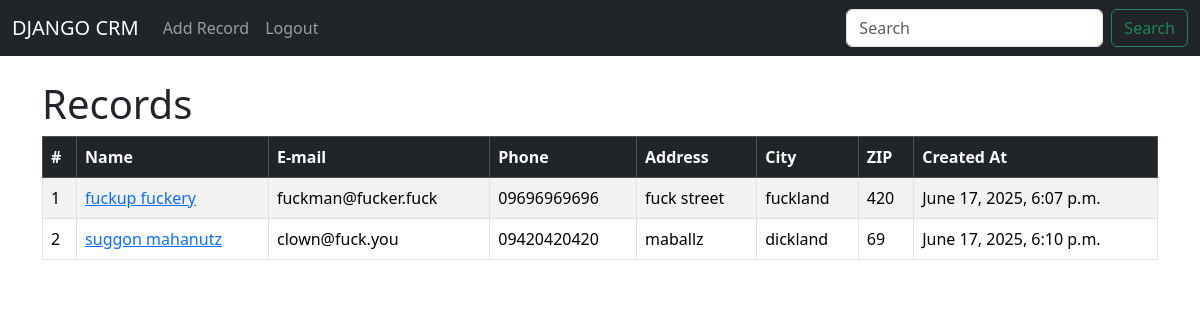
The app's page / (signed in), older data.
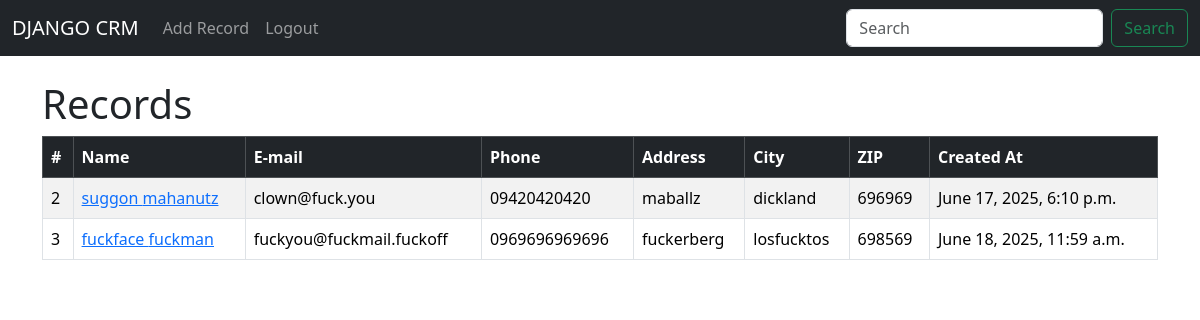
The same page, newer data.
### website/models.py (models this page shows, shortened)
class Record(models.Model):
    created_at = models.DateTimeField(auto_now_add = True)
    first_name = models.CharField(max_length = 50)
    last_name = models.CharField(max_length = 50)
    email = models.CharField(max_length = 100)
    phone = models.CharField(max_length = 15)
    address = models.CharField(max_length = 100)
    city = models.CharField(max_length = 50)
    state = models.CharField(max_length = 50)
    zipcode = models.CharField(max_length = 20)

### website/views.py (the view)
# urls.py: path('', views.home, name = 'home'),
def home(request: HttpRequest) -> HttpResponse:
    records = Record.objects.all()
    if request.method == 'POST':
        username = request.POST['username']
        password = request.POST['password']
        user = authenticate(request, username = username, password = password)
        if user is not None:
            login(request, user)
            messages.success(request, 'You Have Been Logged In!')
            return redirect('home')
        else:
            messages.success(request,
                             'There Was An Error Logging In, Please Try Again...')
            return redirect('home')
    else: return render(request, 'home.html', {'records': records})

### website/templates/home.html (shortened to what this page needs)
{% extends 'base.html' %}
{% block content %}
{% if user.is_authenticated %}
<h1>Records</h1>
<table class = 'table table-striped table-hover table-bordered'>
    <thead class = 'table-dark'>
        <tr>
            <th scope = "col">#</th>
            <th scope = "col">Name</th>
            <th scope = "col">E-mail</th>
            <th scope = "col">Phone</th>
            <th scope = "col">Address</th>
            <th scope = "col">City</th>
            <th scope = "col">ZIP</th>
            <th scope = "col">Created At</th>
        </tr>
    </thead>
    <tbody>
            {% if records %}
            {% for record in records %}
                <tr>
                <td> {{ record.id }} </td>
                <td>
                <a href = "{% url 'record' record.id %}">
                {{ record.first_name }}
                {{ record.last_name }} </td>
                <td> {{ record.email }} </td>
                <td> {{ record.phone }} </td>
                <td> {{ record.address }} </td>
                <td> {{ record.city }} </td>
                <td> {{ record.zipcode }} </td>
                <td> {{ record.created_at }} </td>
                </tr>
            {% endfor %}
            {% endif %}
    </tbody>
</table>
{% endif %}
{% endblock %}

### website/templates/base.html (shortened to what this page needs)
<!doctype html>
<html lang="en">
  <head>
    <link href="https://cdn.jsdelivr.net/npm/bootstrap@5.3.6/dist/css/bootstrap.min.css" rel="stylesheet">
  </head>
  <body>
      {% include 'navbar.html' %}
      <div class = 'container'>
          <br/>
          {% block content %}
          {% endblock %}
      </div>
  </body>
</html>

### website/templates/navbar.html (shortened to what this page needs)
<nav class="navbar navbar-expand-lg navbar-dark bg-dark">
    <div class="container-fluid">
        <a class="navbar-brand" href="{% url 'home' %}">DJANGO CRM</a>
        <div class="collapse navbar-collapse" id="navbarSupportedContent">
            <ul class="navbar-nav me-auto mb-2 mb-lg-0">
                {% if user.is_authenticated %}
                <li class="nav-item">
                    <a class="nav-link" href="{% url 'add_record' %}">Add Record</a>
                </li>
                <li class="nav-item">
                    <a class="nav-link" href="{% url 'logout' %}">Logout</a>
                </li>
                {% endif %}
            </ul>
            <form class="d-flex" role="search">
                <input class="form-control me-2" type="search" placeholder="Search" aria-label="Search"/>
                <button class="btn btn-outline-success" type="submit">Search</button>
            </form>
        </div>
    </div>
</nav>

Row changes from the older to the newer data that the page shows:
removed Record: id "1", first_name "fuckup", last_name "fuckery", email "fuckman@fucker.fuck", phone "09696969696", address "fuck street", city "fuckland", zipcode "420", created_at "June 17, 2025, 6:07 p.m."
changed Record "suggon": zipcode "69" → "696969"
added Record: id "3", first_name "fuckface", last_name "fuckman", email "fuckyou@fuckmail.fuckoff", phone "0969696969696", address "fuckerberg", city "losfucktos", zipcode "698569", created_at "June 18, 2025, 11:59 a.m."
